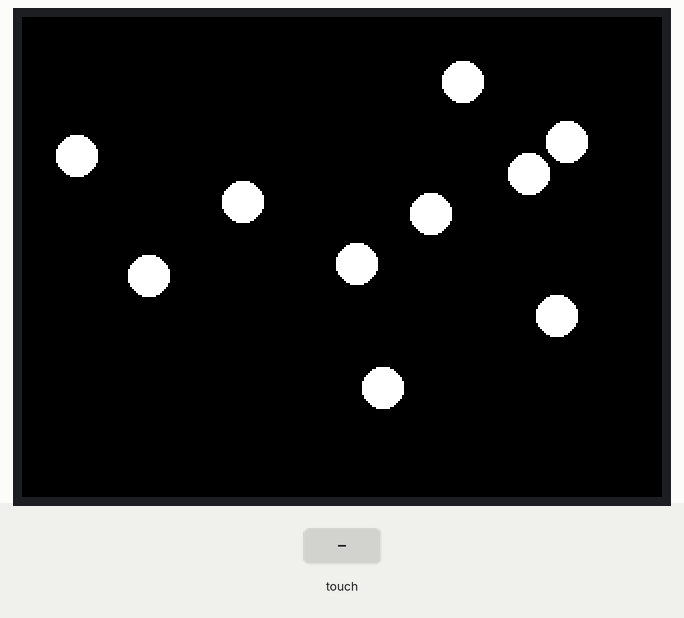
Recording of a sketch running on a simulated Arduino Uno, built with avr-gcc and run on an emulated ATmega328P. On the bench: 320×240 colour display. The inputs (shaded band) are chosen by the test bench. Random numbers use the default seed unless the sketch sets one.

Above: at 1.4 s.
1.5 s: touch panel pressed at 13 % / 10 % of its raw x / y range
At 2.7 s:
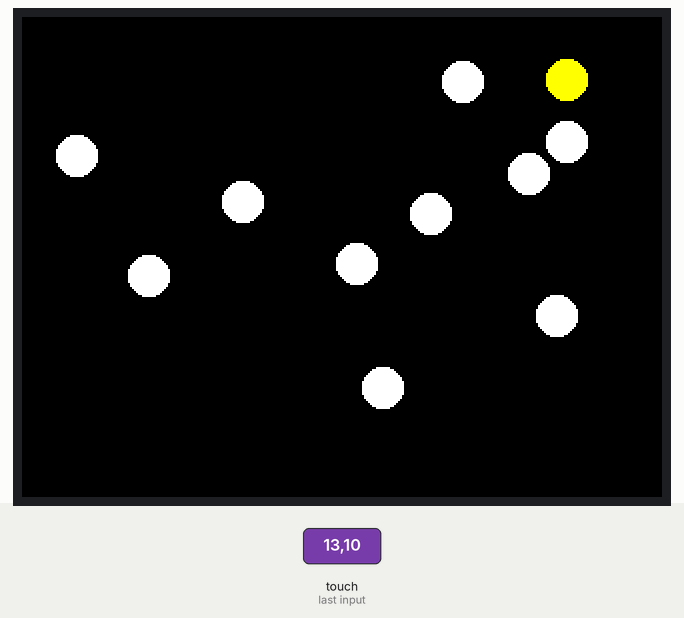
3.0 s: touch panel pressed at 38 % / 10 % of its raw x / y range
At 4.2 s:
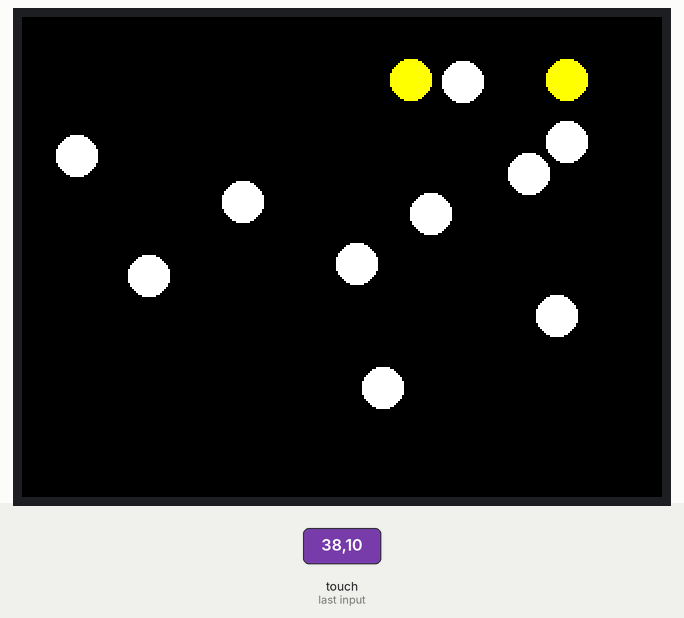
Timing chart, 0 to 6.0 s (numbered marks = the images above; inputs shaded):
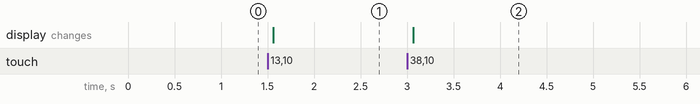

The sketch:

Display_test_touch.ino
```cpp
/* Display test with touch for 3.5" 320x480 TFT display ILI9488, shield Arduino Uno
 *
 * Board:   LaskaKit UNO R3, ATmega328P                   https://www.laskakit.cz/arduino-uno-r3--atmega328p--precizni-klon/
      or:   Arduino Uno rev3, original                    https://www.laskakit.cz/arduino-uno-rev3--original/
      or:   LaskaKit Mega2560 rev3                        https://www.laskakit.cz/arduino-mega2560/
 * Display: 3.5" 320x480 TFT display ILI9488, shield Arduino Uno  https://www.laskakit.cz/3-5--320x480-tft-displej-ili9488--shield-arduino-uno
 *
 * Email:podpora@laskakit.cz
 * Web:laskakit.cz
 */
// Requires library https://github.com/prenticedavid/MCUFRIEND_kbv
//              and https://github.com/adafruit/Adafruit_TouchScreen

#include <MCUFRIEND_kbv.h>
#include <TouchScreen.h>

MCUFRIEND_kbv tft;

#define YP A3
#define XM A2
#define YM 9
#define XP 8
#define TS_MINX 100
#define TS_MAXX 920
#define TS_MINY 70
#define TS_MAXY 920
TouchScreen ts = TouchScreen(XP, YP, XM, YM, 300);

void setup() {
  tft.begin(0x9488);
  tft.setRotation(1);
  tft.fillScreen(TFT_BLACK);
  for (int i = 0; i < 10; i++) {
    int randomX = random(20, tft.width() - 20);
    int randomY = random(20, tft.height() - 20);
    tft.fillCircle(randomX, randomY, 10, TFT_WHITE); // Průměr 20px, proto poloměr je 10px
  }
}
void loop() {
  TSPoint p = ts.getPoint();
  pinMode(YP, OUTPUT);
  pinMode(XM, OUTPUT);
  if (p.z > ts.pressureThreshhold) {
    int x = map(p.x, TS_MINX, TS_MAXX, tft.width(), 0);
    int y = map(p.y, TS_MINY, TS_MAXY, 0, tft.height());
    tft.fillCircle(x, y, 10, TFT_YELLOW); // Když se dotknete, vykreslí žlutou tečku
  } delay(100); // Krátká prodleva pro debouncing
}
```

Measured:
- after the input at 1.5 s, the display: changes after 0.06 s (image 1)
- after the input at 3.0 s, the display: changes after 0.07 s (image 2)
